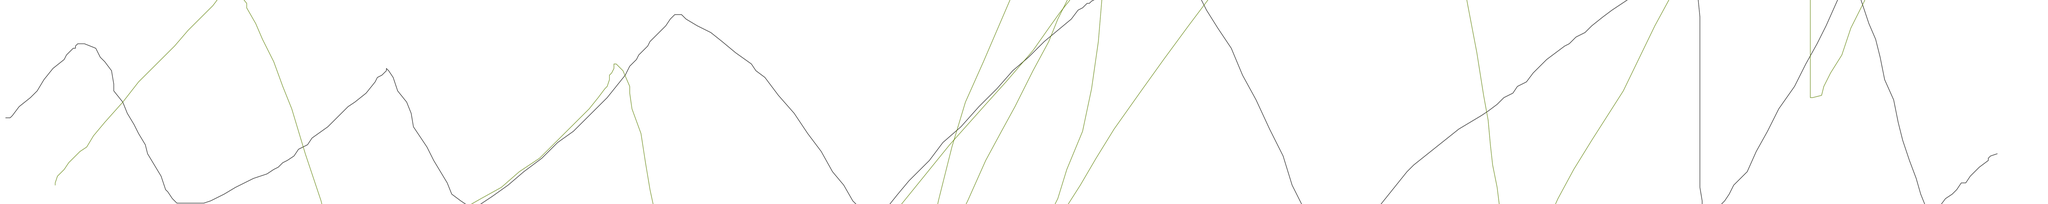

A level layout from a 2D game, rendered from its tile map. Below: a short description, then the map file with tile-grid data replaced by summaries:
An orthogonal 1x1 tile map with 8000x800 px tiles, 1 tile layer (Tile Layer 1).

<map version="1.0" orientation="orthogonal" renderorder="right-down" width="1" height="1" tilewidth="8000" tileheight="800" nextobjectid="1">
 <tileset firstgid="1" name="asdsa" tilewidth="8000" tileheight="800" tilecount="1" columns="0">
  <tile id="0">
   <image width="8000" height="800" source="test.png" />
  </tile>
 </tileset>
 <layer name="Tile Layer 1" width="1" height="1">
  <data>[1 cells, 1 non-empty, 1 distinct tile ids]</data>
 </layer>
</map>
